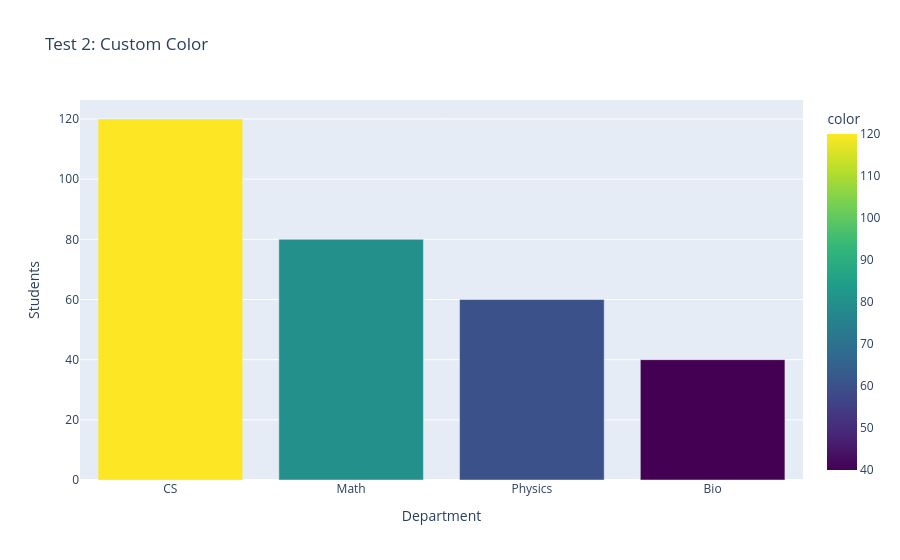
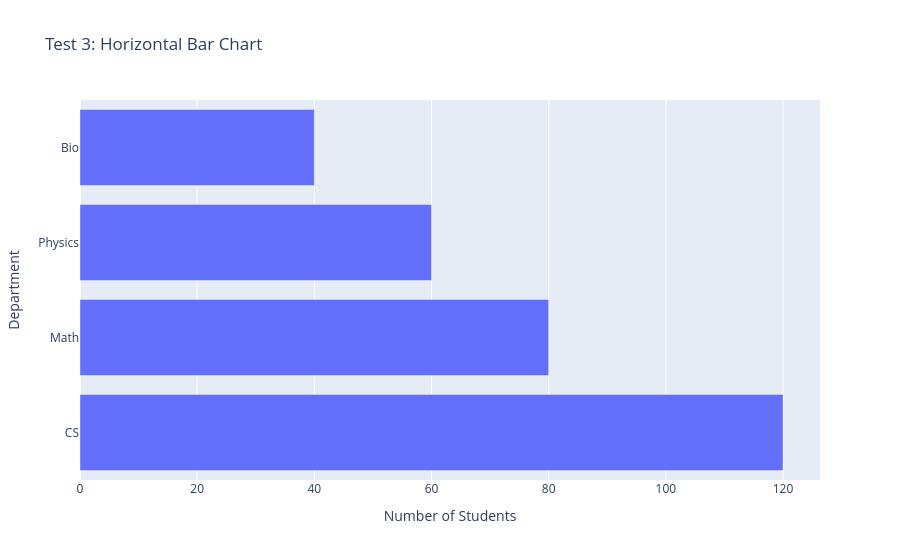
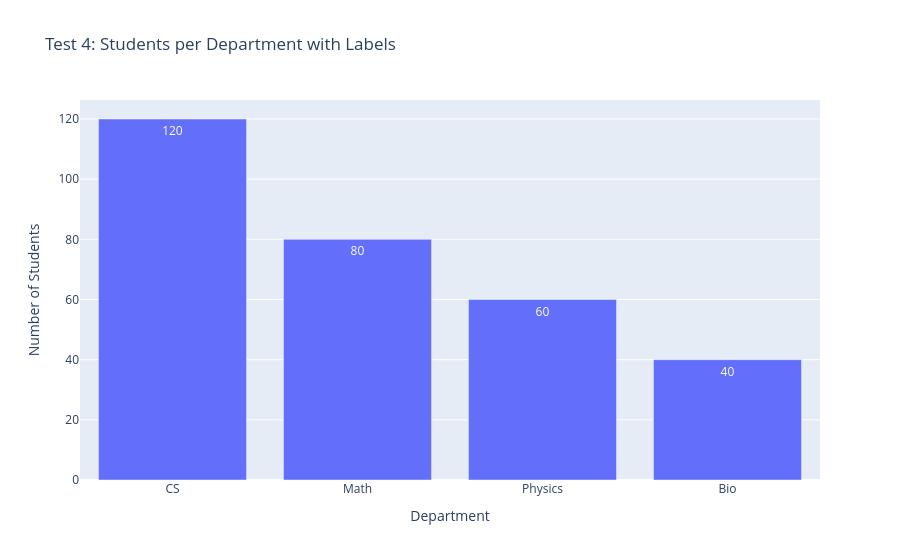

Notebook code cell kept with these figures, in order:
### Code cell
# 🔹 Test 2: Custom Color
fig = px.bar(x=departments, y=students, title='Test 2: Custom Color',
             labels={'x': 'Department', 'y': 'Students'},
             color=students, color_continuous_scale='viridis')
fig.show()

# 🔹 Test 3: Horizontal Bars
fig = px.bar(x=students, y=departments, orientation='h',
             title='Test 3: Horizontal Bar Chart',
             labels={'x': 'Number of Students', 'y': 'Department'})
fig.show()

# 🔹 Test 4: Add Text Labels on Bars
fig = px.bar(x=departments, y=students, text=students,
             title='Test 4: Students per Department with Labels',
             labels={'x': 'Department', 'y': 'Number of Students'})
fig.update_traces(textposition='inside')
fig.show()

# 🔹 Test 5: Sorted Bar Chart
sorted_depts = sorted(zip(students, departments), reverse=True)
sorted_students, sorted_departments = zip(*sorted_depts)
fig = px.bar(x=sorted_departments, y=sorted_students,
             title='Test 5: Sorted Bar Chart',
             labels={'x': 'Department', 'y': 'Students'})
fig.show()

### Figure 1 — Plotly figure (JSON) as saved in the notebook; plotly's stock layout.template omitted (floating-point values rounded to 4 significant figures)
{"data": [{"hovertemplate": "Department=%{x}<br>Students=%{y}<br>color=%{marker.color}<extra></extra>", "legendgroup": "", "marker": {"color": [120, 80, 60, 40], "coloraxis": "coloraxis", "pattern": {"shape": ""}}, "name": "", "orientation": "v", "showlegend": false, "textposition": "auto", "type": "bar", "x": ["CS", "Math", "Physics", "Bio"], "xaxis": "x", "y": [120, 80, 60, 40], "yaxis": "y"}], "layout": {"barmode": "relative", "coloraxis": {"colorbar": {"title": {"text": "color"}}, "colorscale": [[0, "#440154"], [0.1111, "#482878"], [0.2222, "#3e4989"], [0.3333, "#31688e"], [0.4444, "#26828e"], [0.5556, "#1f9e89"], [0.6667, "#35b779"], [0.7778, "#6ece58"], [0.8889, "#b5de2b"], [1, "#fde725"]]}, "legend": {"tracegroupgap": 0}, "title": {"text": "Test 2: Custom Color"}, "xaxis": {"anchor": "y", "domain": [0, 1], "title": {"text": "Department"}}, "yaxis": {"anchor": "x", "domain": [0, 1], "title": {"text": "Students"}}}}

### Figure 2 — Plotly figure (JSON) as saved in the notebook; plotly's stock layout.template omitted (floating-point values rounded to 4 significant figures)
{"data": [{"hovertemplate": "Number of Students=%{x}<br>Department=%{y}<extra></extra>", "legendgroup": "", "marker": {"color": "#636efa", "pattern": {"shape": ""}}, "name": "", "orientation": "h", "showlegend": false, "textposition": "auto", "type": "bar", "x": [120, 80, 60, 40], "xaxis": "x", "y": ["CS", "Math", "Physics", "Bio"], "yaxis": "y"}], "layout": {"barmode": "relative", "legend": {"tracegroupgap": 0}, "title": {"text": "Test 3: Horizontal Bar Chart"}, "xaxis": {"anchor": "y", "domain": [0, 1], "title": {"text": "Number of Students"}}, "yaxis": {"anchor": "x", "domain": [0, 1], "title": {"text": "Department"}}}}

### Figure 3 — Plotly figure (JSON) as saved in the notebook; plotly's stock layout.template omitted (floating-point values rounded to 4 significant figures)
{"data": [{"hovertemplate": "Department=%{x}<br>Number of Students=%{y}<br>text=%{text}<extra></extra>", "legendgroup": "", "marker": {"color": "#636efa", "pattern": {"shape": ""}}, "name": "", "orientation": "v", "showlegend": false, "text": [120.0, 80.0, 60.0, 40.0], "textposition": "inside", "type": "bar", "x": ["CS", "Math", "Physics", "Bio"], "xaxis": "x", "y": [120, 80, 60, 40], "yaxis": "y"}], "layout": {"barmode": "relative", "legend": {"tracegroupgap": 0}, "title": {"text": "Test 4: Students per Department with Labels"}, "xaxis": {"anchor": "y", "domain": [0, 1], "title": {"text": "Department"}}, "yaxis": {"anchor": "x", "domain": [0, 1], "title": {"text": "Number of Students"}}}}
